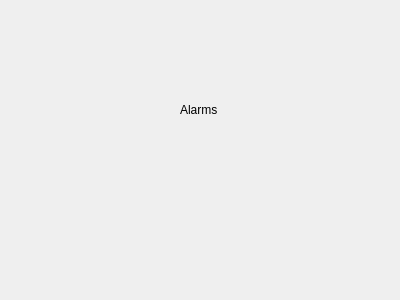
<?xml version="1.0" encoding="UTF-8"?>
<ui version="4.0">
 <class>Alarms</class>
 <widget class="QWidget" name="Alarms">
  <property name="geometry">
   <rect>
    <x>0</x>
    <y>0</y>
    <width>400</width>
    <height>300</height>
   </rect>
  </property>
  <property name="windowTitle">
   <string>Form</string>
  </property>
  <widget class="QLabel" name="label">
   <property name="geometry">
    <rect>
     <x>180</x>
     <y>100</y>
     <width>66</width>
     <height>19</height>
    </rect>
   </property>
   <property name="text">
    <string>Alarms</string>
   </property>
  </widget>
 </widget>
 <resources/>
 <connections/>
</ui>
